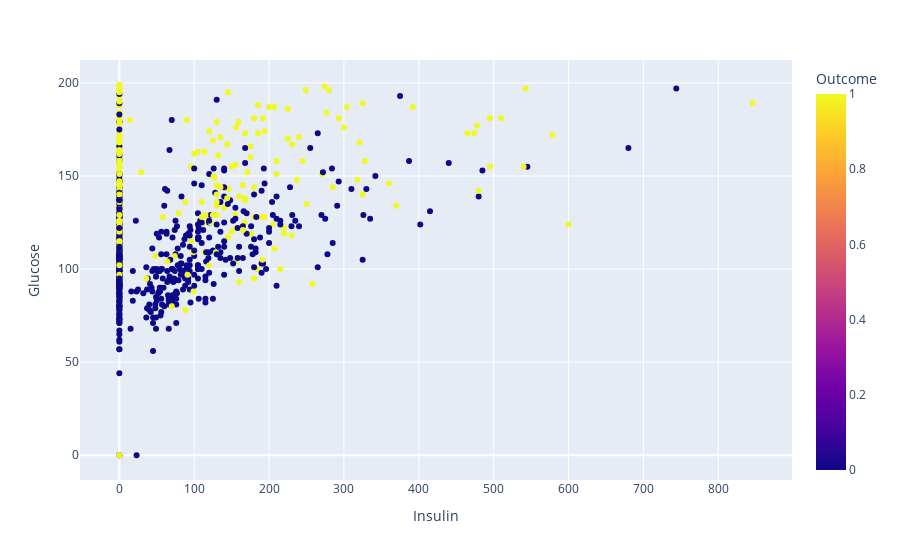

The notebook cell this image was saved under:
### Markdown cell above
- 觀察葡萄糖與糖尿病的分布估計圖，可以發現有糖尿病的患者有較多葡萄糖的一個現象
- 而胰島素與糖尿病的分布估計圖，可以發現不管是否有糖尿病都集中在0的附近

### Code cell
scatter('Insulin', 'Glucose')

### Figure 1 — Plotly figure (JSON) as saved in the notebook; plotly's stock layout.template omitted (floating-point values rounded to 4 significant figures; data arrays with more than 128 entries replaced by an {"elided": "..."} marker saying what was removed)
{"data": [{"hovertemplate": "Insulin=%{x}<br>Glucose=%{y}<br>Outcome=%{marker.color}<extra></extra>", "legendgroup": "", "marker": {"color": {"elided": "768 int values"}, "coloraxis": "coloraxis", "symbol": "circle"}, "mode": "markers", "name": "", "orientation": "v", "showlegend": false, "type": "scatter", "x": {"elided": "768 int values"}, "xaxis": "x", "y": {"elided": "768 int values"}, "yaxis": "y"}], "layout": {"coloraxis": {"colorbar": {"title": {"text": "Outcome"}}, "colorscale": [[0, "#0d0887"], [0.1111, "#46039f"], [0.2222, "#7201a8"], [0.3333, "#9c179e"], [0.4444, "#bd3786"], [0.5556, "#d8576b"], [0.6667, "#ed7953"], [0.7778, "#fb9f3a"], [0.8889, "#fdca26"], [1, "#f0f921"]]}, "legend": {"tracegroupgap": 0}, "margin": {"t": 60}, "xaxis": {"anchor": "y", "domain": [0, 1], "title": {"text": "Insulin"}}, "yaxis": {"anchor": "x", "domain": [0, 1], "title": {"text": "Glucose"}}}}
